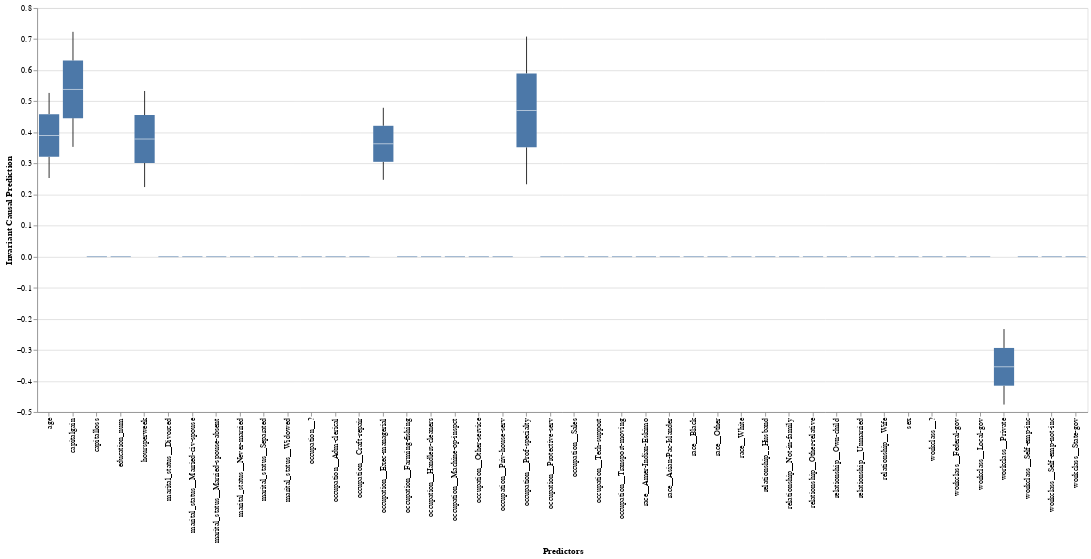

Notebook cell for this chart:
### Code cell
boxPlotICPconfidenceIntervals( rLatin.X, rLatin.ConfInt, 1300)

### Figure 1 — Vega-Lite specification as saved in the notebook (floating-point values rounded to 4 significant figures)
{"data": {"values": [{"ConfidenceInterval": 0.527, "variable": "age"}, {"ConfidenceInterval": 0.2532, "variable": "age"}, {"ConfidenceInterval": 0, "variable": "education_num"}, {"ConfidenceInterval": 0, "variable": "education_num"}, {"ConfidenceInterval": 0.7235, "variable": "capitalgain"}, {"ConfidenceInterval": 0.3533, "variable": "capitalgain"}, {"ConfidenceInterval": 0, "variable": "capitalloss"}, {"ConfidenceInterval": 0, "variable": "capitalloss"}, {"ConfidenceInterval": 0.5332, "variable": "hoursperweek"}, {"ConfidenceInterval": 0.2241, "variable": "hoursperweek"}, {"ConfidenceInterval": 0, "variable": "workclass__?"}, {"ConfidenceInterval": 0, "variable": "workclass__?"}, {"ConfidenceInterval": 0, "variable": "workclass__Federal-gov"}, {"ConfidenceInterval": 0, "variable": "workclass__Federal-gov"}, {"ConfidenceInterval": 0, "variable": "workclass__Local-gov"}, {"ConfidenceInterval": 0, "variable": "workclass__Local-gov"}, {"ConfidenceInterval": -0.2329, "variable": "workclass__Private"}, {"ConfidenceInterval": -0.4758, "variable": "workclass__Private"}, {"ConfidenceInterval": 0, "variable": "workclass__Self-emp-inc"}, {"ConfidenceInterval": 0, "variable": "workclass__Self-emp-inc"}, {"ConfidenceInterval": 0, "variable": "workclass__Self-emp-not-inc"}, {"ConfidenceInterval": 0, "variable": "workclass__Self-emp-not-inc"}, {"ConfidenceInterval": 0, "variable": "workclass__State-gov"}, {"ConfidenceInterval": 0, "variable": "workclass__State-gov"}, {"ConfidenceInterval": 0, "variable": "marital_status__Divorced"}, {"ConfidenceInterval": 0, "variable": "marital_status__Divorced"}, {"ConfidenceInterval": 0, "variable": "marital_status__Married-civ-spouse"}, {"ConfidenceInterval": 0, "variable": "marital_status__Married-civ-spouse"}, {"ConfidenceInterval": 0, "variable": "marital_status__Married-spouse-absent"}, {"ConfidenceInterval": 0, "variable": "marital_status__Married-spouse-absent"}, {"ConfidenceInterval": 0, "variable": "marital_status__Never-married"}, {"ConfidenceInterval": 0, "variable": "marital_status__Never-married"}, {"ConfidenceInterval": 0, "variable": "marital_status__Separated"}, {"ConfidenceInterval": 0, "variable": "marital_status__Separated"}, {"ConfidenceInterval": 0, "variable": "marital_status__Widowed"}, {"ConfidenceInterval": 0, "variable": "marital_status__Widowed"}, {"ConfidenceInterval": 0, "variable": "occupation__?"}, {"ConfidenceInterval": 0, "variable": "occupation__?"}, {"ConfidenceInterval": 0, "variable": "occupation__Adm-clerical"}, {"ConfidenceInterval": 0, "variable": "occupation__Adm-clerical"}, {"ConfidenceInterval": 0, "variable": "occupation__Craft-repair"}, {"ConfidenceInterval": 0, "variable": "occupation__Craft-repair"}, {"ConfidenceInterval": 0.4792, "variable": "occupation__Exec-managerial"}, {"ConfidenceInterval": 0.2473, "variable": "occupation__Exec-managerial"}, {"ConfidenceInterval": 0, "variable": "occupation__Farming-fishing"}, {"ConfidenceInterval": 0, "variable": "occupation__Farming-fishing"}, {"ConfidenceInterval": 0, "variable": "occupation__Handlers-cleaners"}, {"ConfidenceInterval": 0, "variable": "occupation__Handlers-cleaners"}, {"ConfidenceInterval": 0, "variable": "occupation__Machine-op-inspct"}, {"ConfidenceInterval": 0, "variable": "occupation__Machine-op-inspct"}, {"ConfidenceInterval": 0, "variable": "occupation__Other-service"}, {"ConfidenceInterval": 0, "variable": "occupation__Other-service"}, {"ConfidenceInterval": 0, "variable": "occupation__Priv-house-serv"}, {"ConfidenceInterval": 0, "variable": "occupation__Priv-house-serv"}, {"ConfidenceInterval": 0.7083, "variable": "occupation__Prof-specialty"}, {"ConfidenceInterval": 0.2331, "variable": "occupation__Prof-specialty"}, {"ConfidenceInterval": 0, "variable": "occupation__Protective-serv"}, {"ConfidenceInterval": 0, "variable": "occupation__Protective-serv"}, {"ConfidenceInterval": 0, "variable": "occupation__Sales"}, {"ConfidenceInterval": 0, "variable": "occupation__Sales"}, {"ConfidenceInterval": 0, "variable": "occupation__Tech-support"}, {"ConfidenceInterval": 0, "variable": "occupation__Tech-support"}, {"ConfidenceInterval": 0, "variable": "occupation__Transport-moving"}, {"ConfidenceInterval": 0, "variable": "occupation__Transport-moving"}, {"ConfidenceInterval": 0, "variable": "relationship__Husband"}, {"ConfidenceInterval": 0, "variable": "relationship__Husband"}, {"ConfidenceInterval": 0, "variable": "relationship__Not-in-family"}, {"ConfidenceInterval": 0, "variable": "relationship__Not-in-family"}, {"ConfidenceInterval": 0, "variable": "relationship__Other-relative"}, {"ConfidenceInterval": 0, "variable": "relationship__Other-relative"}, {"ConfidenceInterval": 0, "variable": "relationship__Own-child"}, {"ConfidenceInterval": 0, "variable": "relationship__Own-child"}, {"ConfidenceInterval": 0, "variable": "relationship__Unmarried"}, {"ConfidenceInterval": 0, "variable": "relationship__Unmarried"}, {"ConfidenceInterval": 0, "variable": "relationship__Wife"}, {"ConfidenceInterval": 0, "variable": "relationship__Wife"}, {"ConfidenceInterval": 0, "variable": "race__Amer-Indian-Eskimo"}, {"ConfidenceInterval": 0, "variable": "race__Amer-Indian-Eskimo"}, {"ConfidenceInterval": 0, "variable": "race__Asian-Pac-Islander"}, {"ConfidenceInterval": 0, "variable": "race__Asian-Pac-Islander"}, {"ConfidenceInterval": 0, "variable": "race__Black"}, {"ConfidenceInterval": 0, "variable": "race__Black"}, {"ConfidenceInterval": 0, "variable": "race__Other"}, {"ConfidenceInterval": 0, "variable": "race__Other"}, {"ConfidenceInterval": 0, "variable": "race__White"}, {"ConfidenceInterval": 0, "variable": "race__White"}, {"ConfidenceInterval": 0, "variable": "sex"}, {"ConfidenceInterval": 0, "variable": "sex"}]}, "encoding": {"size": {"value": 25}, "x": {"axis": {"title": "Predictors"}, "field": "variable", "type": "ordinal"}, "y": {"axis": {"title": "Invariant Causal Prediction"}, "field": "ConfidenceInterval", "type": "quantitative"}}, "height": 500, "mark": {"extent": "min-max", "type": "boxplot"}, "width": 1300}
